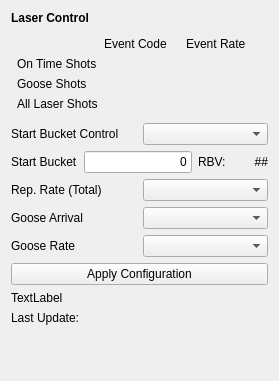
<?xml version="1.0" encoding="UTF-8"?>
<ui version="4.0">
 <class>Form</class>
 <widget class="QWidget" name="Form">
  <property name="geometry">
   <rect>
    <x>0</x>
    <y>0</y>
    <width>279</width>
    <height>381</height>
   </rect>
  </property>
  <property name="windowTitle">
   <string>Form</string>
  </property>
  <layout class="QVBoxLayout" name="verticalLayout">
   <item>
    <widget class="QLabel" name="rep_rate_label">
     <property name="font">
      <font>
       <weight>75</weight>
       <bold>true</bold>
      </font>
     </property>
     <property name="text">
      <string>Laser Control</string>
     </property>
    </widget>
   </item>
   <item>
    <layout class="QGridLayout" name="control_rbv_layout">
     <property name="leftMargin">
      <number>6</number>
     </property>
     <property name="topMargin">
      <number>6</number>
     </property>
     <property name="rightMargin">
      <number>6</number>
     </property>
     <property name="bottomMargin">
      <number>6</number>
     </property>
     <item row="1" column="0">
      <widget class="QLabel" name="on_time_label">
       <property name="text">
        <string>On Time Shots</string>
       </property>
      </widget>
     </item>
     <item row="1" column="1">
      <widget class="PyDMLabel" name="on_time_ec_rbv">
       <property name="toolTip">
        <string/>
       </property>
       <property name="alignment">
        <set>Qt::AlignCenter</set>
       </property>
      </widget>
     </item>
     <item row="2" column="1">
      <widget class="PyDMLabel" name="off_time_ec_rbv">
       <property name="toolTip">
        <string/>
       </property>
       <property name="alignment">
        <set>Qt::AlignCenter</set>
       </property>
      </widget>
     </item>
     <item row="2" column="2">
      <widget class="PyDMLabel" name="off_time_rate_rbv">
       <property name="toolTip">
        <string/>
       </property>
       <property name="alignment">
        <set>Qt::AlignCenter</set>
       </property>
      </widget>
     </item>
     <item row="0" column="2">
      <widget class="QLabel" name="rate_label">
       <property name="text">
        <string>Event Rate</string>
       </property>
      </widget>
     </item>
     <item row="2" column="0">
      <widget class="QLabel" name="off_time_label">
       <property name="text">
        <string>Goose Shots</string>
       </property>
      </widget>
     </item>
     <item row="0" column="1">
      <widget class="QLabel" name="ec_label">
       <property name="text">
        <string>Event Code</string>
       </property>
      </widget>
     </item>
     <item row="1" column="2">
      <widget class="PyDMLabel" name="on_time_rate_rbv">
       <property name="toolTip">
        <string/>
       </property>
       <property name="alignment">
        <set>Qt::AlignCenter</set>
       </property>
      </widget>
     </item>
     <item row="3" column="0">
      <widget class="QLabel" name="all_shots_label">
       <property name="text">
        <string>All Laser Shots</string>
       </property>
      </widget>
     </item>
     <item row="3" column="1">
      <widget class="PyDMLabel" name="all_shots_ec_rbv">
       <property name="toolTip">
        <string/>
       </property>
       <property name="alignment">
        <set>Qt::AlignCenter</set>
       </property>
      </widget>
     </item>
     <item row="3" column="2">
      <widget class="PyDMLabel" name="all_shots_rate_rbv">
       <property name="toolTip">
        <string/>
       </property>
       <property name="alignment">
        <set>Qt::AlignCenter</set>
       </property>
      </widget>
     </item>
    </layout>
   </item>
   <item>
    <layout class="QVBoxLayout" name="sc_bucket_layout">
     <item>
      <layout class="QHBoxLayout" name="sc_bucket_ctl_layout">
       <item>
        <widget class="QLabel" name="sc_start_bucket_control_label">
         <property name="text">
          <string>Start Bucket Control</string>
         </property>
        </widget>
       </item>
       <item>
        <widget class="QComboBox" name="sc_bucket_control_box"/>
       </item>
      </layout>
     </item>
     <item>
      <layout class="QHBoxLayout" name="sc_bucket_set_layout">
       <item>
        <widget class="QLabel" name="sc_start_bucket_label">
         <property name="text">
          <string>Start Bucket</string>
         </property>
        </widget>
       </item>
       <item>
        <widget class="QLineEdit" name="sc_bucket_edit">
         <property name="sizePolicy">
          <sizepolicy hsizetype="Preferred" vsizetype="Fixed">
           <horstretch>0</horstretch>
           <verstretch>0</verstretch>
          </sizepolicy>
         </property>
         <property name="inputMask">
          <string>9</string>
         </property>
         <property name="text">
          <string>0</string>
         </property>
         <property name="alignment">
          <set>Qt::AlignRight|Qt::AlignTrailing|Qt::AlignVCenter</set>
         </property>
        </widget>
       </item>
       <item>
        <widget class="QLabel" name="sc_bucket_rbv_label">
         <property name="text">
          <string>RBV: </string>
         </property>
        </widget>
       </item>
       <item>
        <widget class="PyDMLabel" name="sc_bucket_rbv">
         <property name="toolTip">
          <string/>
         </property>
         <property name="text">
          <string>##</string>
         </property>
         <property name="alignment">
          <set>Qt::AlignRight|Qt::AlignTrailing|Qt::AlignVCenter</set>
         </property>
        </widget>
       </item>
      </layout>
     </item>
    </layout>
   </item>
   <item>
    <layout class="QHBoxLayout" name="total_rate_layout">
     <item>
      <widget class="QLabel" name="total_rate_label">
       <property name="text">
        <string>Rep. Rate (Total)</string>
       </property>
      </widget>
     </item>
     <item>
      <widget class="QComboBox" name="total_rate_box"/>
     </item>
    </layout>
   </item>
   <item>
    <layout class="QHBoxLayout" name="goose_arrival_layout">
     <item>
      <widget class="QLabel" name="goose_arrival_label">
       <property name="text">
        <string>Goose Arrival</string>
       </property>
      </widget>
     </item>
     <item>
      <widget class="QComboBox" name="goose_arrival_box"/>
     </item>
    </layout>
   </item>
   <item>
    <layout class="QHBoxLayout" name="goose_rate_layout">
     <item>
      <widget class="QLabel" name="goose_rate_label">
       <property name="text">
        <string>Goose Rate</string>
       </property>
      </widget>
     </item>
     <item>
      <widget class="QComboBox" name="goose_rate_box"/>
     </item>
    </layout>
   </item>
   <item>
    <widget class="PyDMPushButton" name="apply_button">
     <property name="toolTip">
      <string/>
     </property>
     <property name="text">
      <string>Apply Configuration</string>
     </property>
     <property name="showConfirmDialog" stdset="0">
      <bool>true</bool>
     </property>
    </widget>
   </item>
   <item>
    <widget class="QLabel" name="status_label">
     <property name="text">
      <string>TextLabel</string>
     </property>
    </widget>
   </item>
   <item>
    <layout class="QHBoxLayout" name="timestamp_layout">
     <item>
      <widget class="QLabel" name="timestamp_label">
       <property name="text">
        <string>Last Update:</string>
       </property>
      </widget>
     </item>
     <item>
      <widget class="PyDMLabel" name="timestamp_rbv">
       <property name="sizePolicy">
        <sizepolicy hsizetype="Preferred" vsizetype="Preferred">
         <horstretch>0</horstretch>
         <verstretch>0</verstretch>
        </sizepolicy>
       </property>
       <property name="toolTip">
        <string/>
       </property>
       <property name="alignment">
        <set>Qt::AlignLeading|Qt::AlignLeft|Qt::AlignVCenter</set>
       </property>
      </widget>
     </item>
    </layout>
   </item>
   <item>
    <spacer name="verticalSpacer">
     <property name="orientation">
      <enum>Qt::Vertical</enum>
     </property>
     <property name="sizeHint" stdset="0">
      <size>
       <width>20</width>
       <height>40</height>
      </size>
     </property>
    </spacer>
   </item>
  </layout>
 </widget>
 <customwidgets>
  <customwidget>
   <class>PyDMLabel</class>
   <extends>QLabel</extends>
   <header>pydm.widgets.label</header>
  </customwidget>
  <customwidget>
   <class>PyDMPushButton</class>
   <extends>QPushButton</extends>
   <header>pydm.widgets.pushbutton</header>
  </customwidget>
 </customwidgets>
 <resources/>
 <connections/>
</ui>
